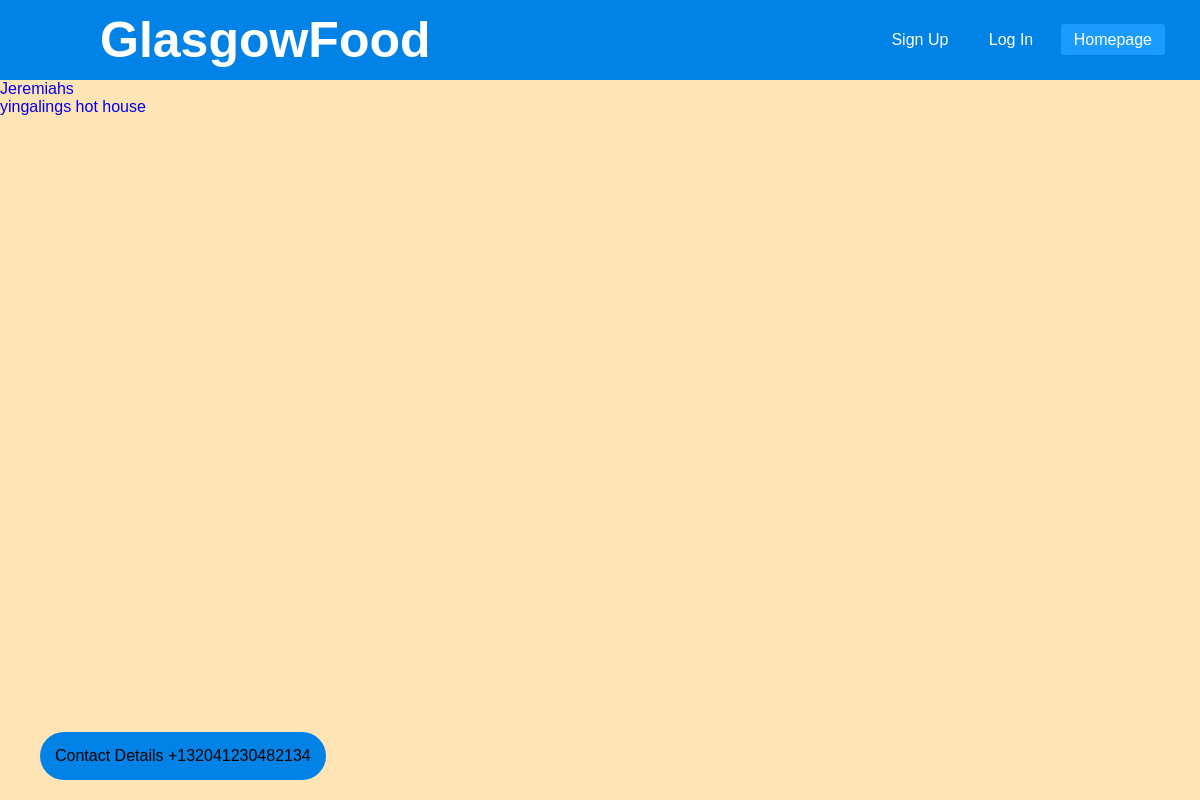
Before: /food/restaurants/ with the older database file.
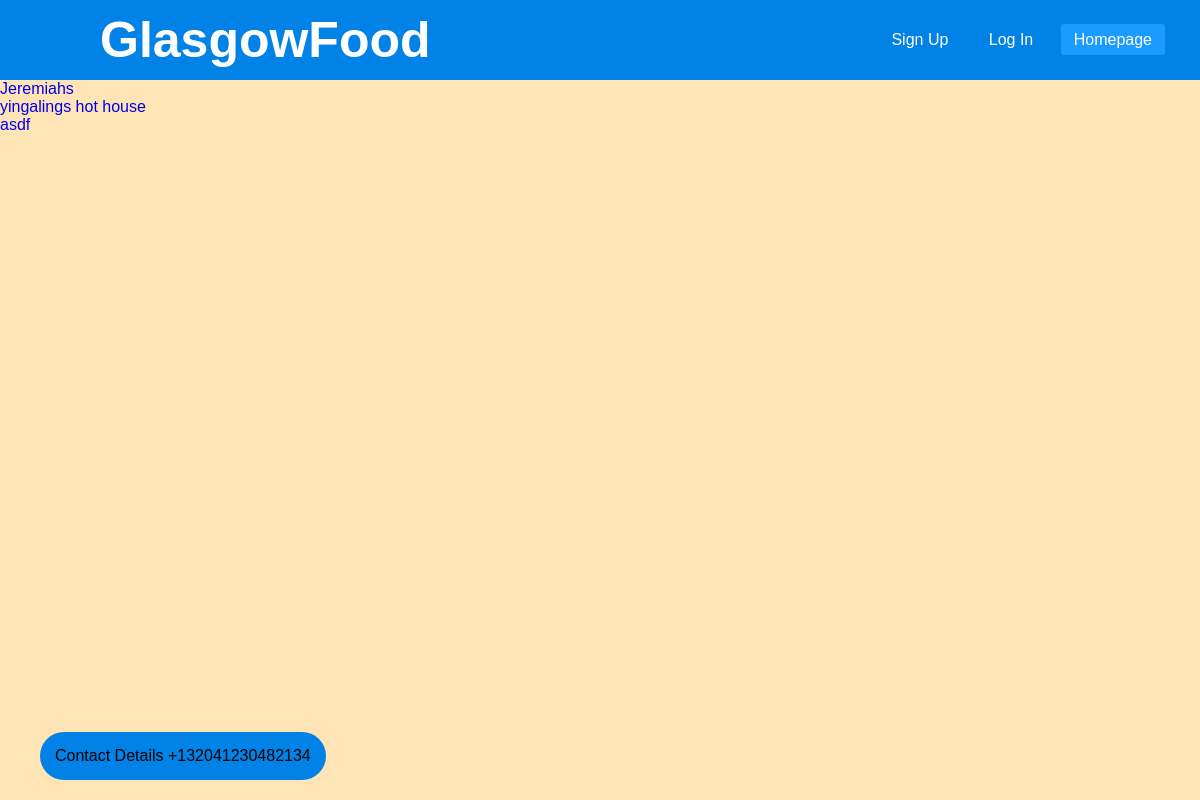
After: the same page with the newer database file.
### food/models.py (models this page shows, shortened)
class Restaurant(models.Model):
	restaurant_ID = AutoField(primary_key=True)
	owner = models.ForeignKey(UserProfile, on_delete = models.CASCADE, null=True,blank=True)
	name = CharField(max_length = 100)
	slug = models.SlugField(unique=True)
	address = CharField(max_length = 100, blank=True, null=True)
	overview = CharField(max_length = 100)
	detailed = CharField(max_length = 300, blank=True, null=True)
	phone_number = IntegerField(blank=True, null=True)
	email_address = EmailField(blank=True, null=True)
	rating = IntegerField(default=0)
	price = IntegerField(default=0)
	lat = FloatField(default=55.8642)
	lng = FloatField(default=-4.2518)

### food/views.py (the view)
# urls.py: path('restaurants/',views.show_restaurants, name='show_restaurants'),
def show_restaurants(request):
    context_dict = {}
    context_dict['restaurants']= Restaurant.objects.all()
    response = render(request, 'food/restaurants.html', context=context_dict)
    return response

### templates/food/restaurants.html (shortened to what this page needs)
<!DOCTYPE html>
{% extends 'food/base.html' %}
{% load staticfiles %}
{% block body_block %}
    {% for restaurant in restaurants %}
        <li>
            <a href="{% url 'food:show_restaurant' restaurant.slug %}">
                {{ restaurant.name }}
            </a>
        </li>
    {% endfor %}
 {% endblock %}

Changed rows visible on the page:
added Restaurant: name "asdf"
